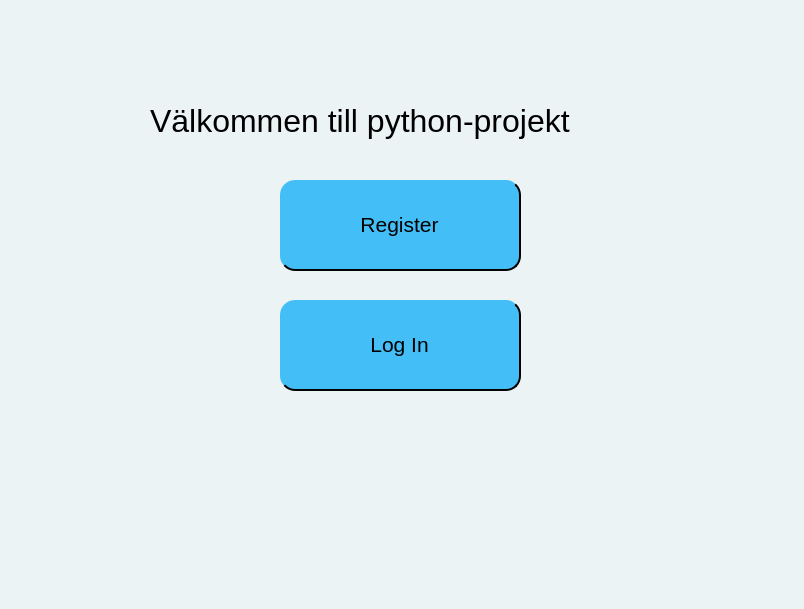
<?xml version="1.0" encoding="UTF-8"?>
<ui version="4.0">
 <class>MainWindow</class>
 <widget class="QMainWindow" name="MainWindow">
  <property name="geometry">
   <rect>
    <x>0</x>
    <y>0</y>
    <width>804</width>
    <height>609</height>
   </rect>
  </property>
  <property name="windowTitle">
   <string>logInOrRegister</string>
  </property>
  <property name="styleSheet">
   <string notr="true">background-color: rgb(236, 243, 244);</string>
  </property>
  <widget class="QWidget" name="centralwidget">
   <widget class="QPushButton" name="pushButton_2">
    <property name="geometry">
     <rect>
      <x>280</x>
      <y>300</y>
      <width>241</width>
      <height>91</height>
     </rect>
    </property>
    <property name="font">
     <font>
      <pointsize>16</pointsize>
     </font>
    </property>
    <property name="styleSheet">
     <string notr="true">QPushButton{
background-color: #43BEF7;
border-radius: 15px;
border-bottom: 2px solid;
border-right: 2px solid;
}

QPushButton:hover {
background-color: #4385F7;
}</string>
    </property>
    <property name="text">
     <string>Log In</string>
    </property>
   </widget>
   <widget class="QPushButton" name="pushButton">
    <property name="geometry">
     <rect>
      <x>280</x>
      <y>180</y>
      <width>241</width>
      <height>91</height>
     </rect>
    </property>
    <property name="font">
     <font>
      <pointsize>16</pointsize>
     </font>
    </property>
    <property name="styleSheet">
     <string notr="true">QPushButton{
background-color: #43BEF7;
border-radius: 15px;
border-bottom: 2px solid;
border-right: 2px solid;
}

QPushButton:hover {
background-color: #4385F7;
}</string>
    </property>
    <property name="text">
     <string>Register</string>
    </property>
   </widget>
   <widget class="QLabel" name="label">
    <property name="geometry">
     <rect>
      <x>150</x>
      <y>80</y>
      <width>571</width>
      <height>81</height>
     </rect>
    </property>
    <property name="font">
     <font>
      <pointsize>24</pointsize>
     </font>
    </property>
    <property name="text">
     <string>Välkommen till python-projekt</string>
    </property>
   </widget>
  </widget>
  <widget class="QMenuBar" name="menubar">
   <property name="geometry">
    <rect>
     <x>0</x>
     <y>0</y>
     <width>804</width>
     <height>21</height>
    </rect>
   </property>
  </widget>
  <widget class="QStatusBar" name="statusbar"/>
 </widget>
 <resources/>
 <connections/>
</ui>
